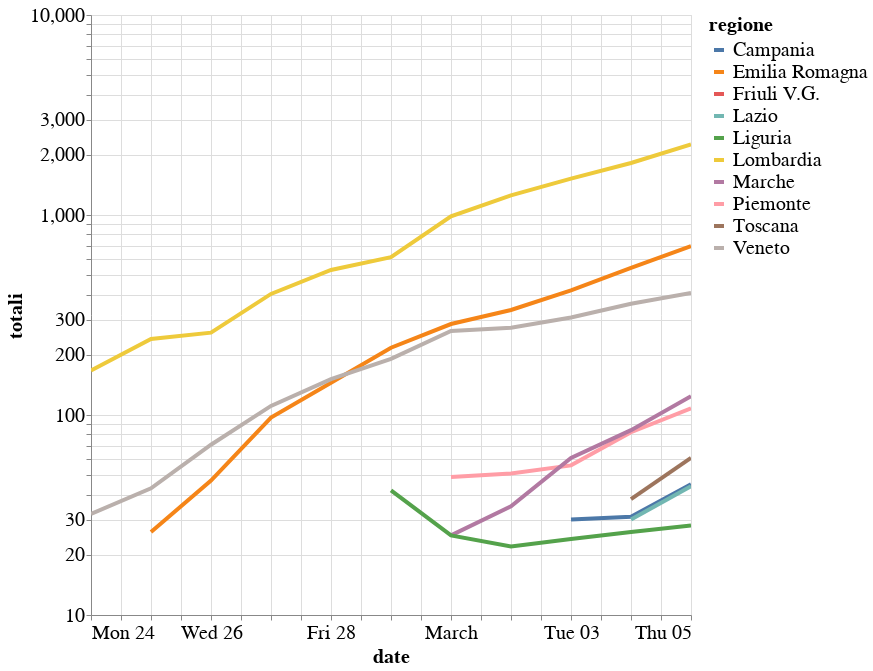

Write notebook code for a chart like this one.
### Markdown cell above
## Number of confirmed cases by region

### Code cell
alt.themes.enable('theme_1')
from altair import datum

alt.Chart(regions_df).mark_line().encode(
    alt.Y('totali', scale=alt.Scale(type='log')),
    x='date',
    color='regione',
    tooltip=['regione', 'date', 'totali']
).properties(
    height=600,
    width=600
).transform_filter(
    (datum.totali > 20)
).interactive()

### Figure 1 — Vega-Lite specification as saved in the notebook (floating-point values rounded to 4 significant figures; data arrays with more than 128 entries replaced by an {"elided": "..."} marker saying what was removed)
{"width": 600, "height": 600, "config": {"line": {"strokeWidth": 4}, "style": {"bar": {"size": 20}}, "legend": {"symbolSize": 100, "titleFontSize": 20, "labelFontSize": 20}, "axis": {"titleFontSize": 20, "labelFontSize": 20}}, "data": {"name": "data-c56074037f856b63f5abc1a503116a53"}, "mark": "line", "encoding": {"color": {"type": "nominal", "field": "regione"}, "tooltip": [{"type": "nominal", "field": "regione"}, {"type": "temporal", "field": "date"}, {"type": "quantitative", "field": "totali"}], "x": {"type": "temporal", "field": "date"}, "y": {"type": "quantitative", "field": "totali", "scale": {"type": "log"}}}, "selection": {"selector008": {"type": "interval", "bind": "scales", "encodings": ["x", "y"]}}, "transform": [{"filter": "(datum.totali > 20)"}], "$schema": "https://vega.github.io/schema/vega-lite/v4.0.2.json", "datasets": {"data-c56074037f856b63f5abc1a503116a53": {"elided": "165 records"}}}
